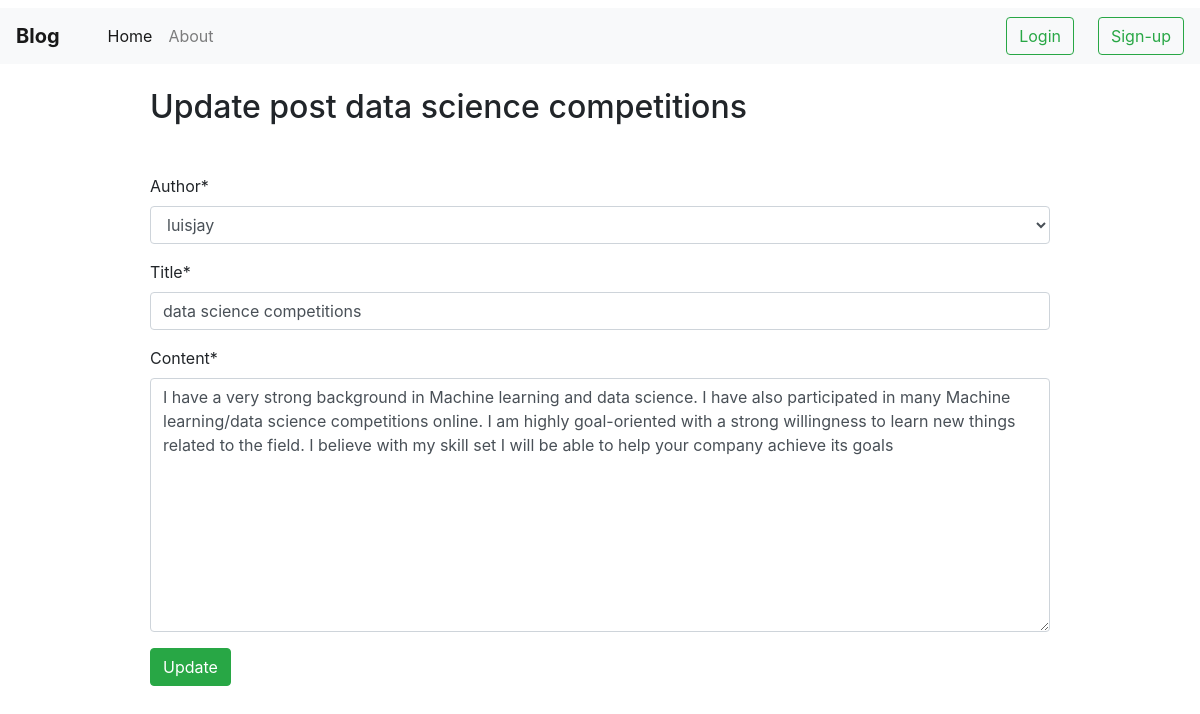
Screenshot of /post/8/update with the database file from the repository.
### blog/models.py (models this page shows, shortened)
class post(models.Model):
	title=models.CharField(max_length=200)
	author=models.ForeignKey(to=User, on_delete=models.CASCADE,)
	content=models.TextField()
	date_created=models.DateField(auto_now=True)

### blog/views.py (the view)
# urls.py: path('post/<int:pk>/update', PostUpdateView.as_view(), name='post-update'),
class PostUpdateView(UpdateView):
	model=post
	template_name='blog/update_post.html'
	fields=['author', 'title', 'content']

### blog/templates/blog/update_post.html (shortened to what this page needs)
{% extends 'blog/base.html' %}
{%load crispy_forms_tags%}
{%block content%}
<div class=" container pl-5 pr-5">
	<h2 class="ml-5 mb-5">Update post {{post.title}}</h2>
	<div class="ml-5 mr-5  ">
		<form method="POST">
			{{form|crispy}}
			<button class="btn btn-success" type="submit">Update</button>
		</form>
	</div>
</div>
{%endblock%}

### rows the page displays
post: title "data science competitions", author "luisjay", content "I have a very strong background in Machine learning and data science. I have also participated in many Machine learning/data science competitions online. I am highly goal-oriented with a strong willingness to learn new things related to the field. I believe with my skill set I will be able to help your company achieve its goals"
